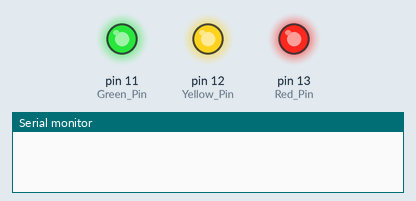
Bench run of a program on a simulated Arduino Uno, built with avr-gcc and run on an emulated ATmega328P. Shown: output pins drawn as LEDs (lit = HIGH), the last lines printed to the serial monitor.

Above: at 0.4 s.
At 1.4 s:
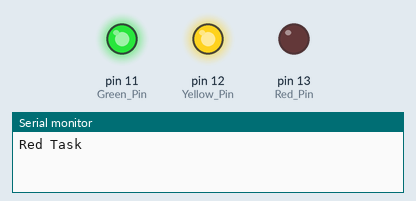
At 2.4 s:
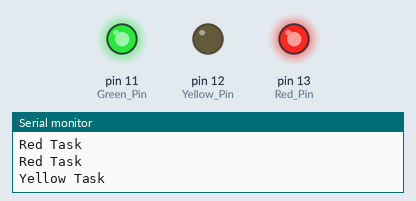
At 3.4 s:
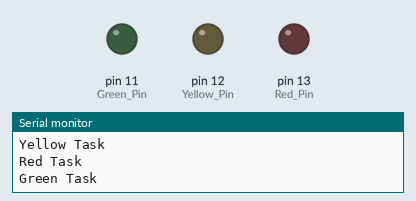
At 4.4 s:
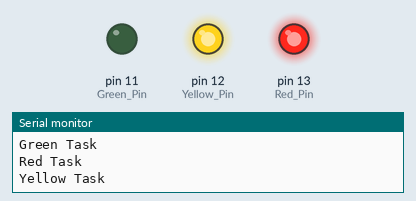
At 5.4 s:
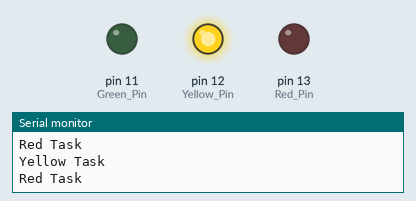
Timing chart, 0 to 7.8 s (numbered marks = the images above):
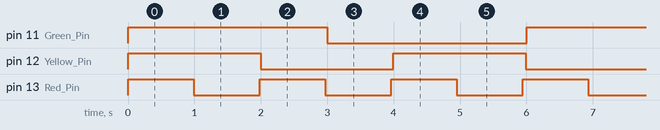

The program:

main.cpp
```cpp
#include <Arduino.h>
#include <Arduino_FreeRTOS.h>

#define Red_Pin 13 // 1s
#define Yellow_Pin 12 // 2s
#define Green_Pin 11 // 3s

// bool Red_State = LOW;

// unsigned long Red_Prev_Millis = 0;
// const unsigned long Red_Interval = 1000;

// bool Yellow_State = LOW;

// unsigned long Yellow_Prev_Millis = 0;
// const unsigned long Yellow_Interval = 2000;

void RedLedControllerTask(void *pvParameters);
void YellowLedControllerTask(void *pvParameters);
void GreenLedControllerTask(void *pvParameters);

void setup() {
  // put your setup code here, to run once:

  Serial.begin(9600);

  xTaskCreate(RedLedControllerTask, "Red Led Task", 128, NULL, 1, NULL);
  xTaskCreate(YellowLedControllerTask, "Yellow Led Task", 128, NULL, 1, NULL);
  xTaskCreate(GreenLedControllerTask, "Green Led Task", 128, NULL, 1, NULL);
  vTaskStartScheduler();
}

void loop() {
  // put your main code here, to run repeatedly:
  // digitalWrite(Red_Pin, digitalRead(Red_Pin)^1);
  // delay(1000);
  // digitalWrite(Yellow_Pin, digitalRead(Yellow_Pin)^1);
  // delay(2000);
}

void RedLedControllerTask(void *pvParameters){
  pinMode(Red_Pin,OUTPUT);

  while(1){
    digitalWrite(Red_Pin, digitalRead(Red_Pin)^1);
    vTaskDelay(1000/portTICK_PERIOD_MS);
    Serial.println("Red Task");
  }
}
void YellowLedControllerTask(void *pvParameters){
  pinMode(Yellow_Pin,OUTPUT);

  while(1){
    digitalWrite(Yellow_Pin, digitalRead(Yellow_Pin)^1);
    vTaskDelay(2000/portTICK_PERIOD_MS);
    Serial.println("Yellow Task");
  }
}
void GreenLedControllerTask(void *pvParameters){
  pinMode(Green_Pin,OUTPUT);

  while(1){
    digitalWrite(Green_Pin, digitalRead(Green_Pin)^1);
    vTaskDelay(3000/portTICK_PERIOD_MS);
    Serial.println("Green Task");
  }
}
```

Measured:
- by itself, pin 11 (Green_Pin): alternates HIGH for 3.0 s and LOW for 3.0 s
- by itself, pin 12 (Yellow_Pin): alternates HIGH for 2.0 s and LOW for 2.0 s
- by itself, pin 13 (Red_Pin): alternates HIGH for 0.99 s and LOW for 0.99 s
